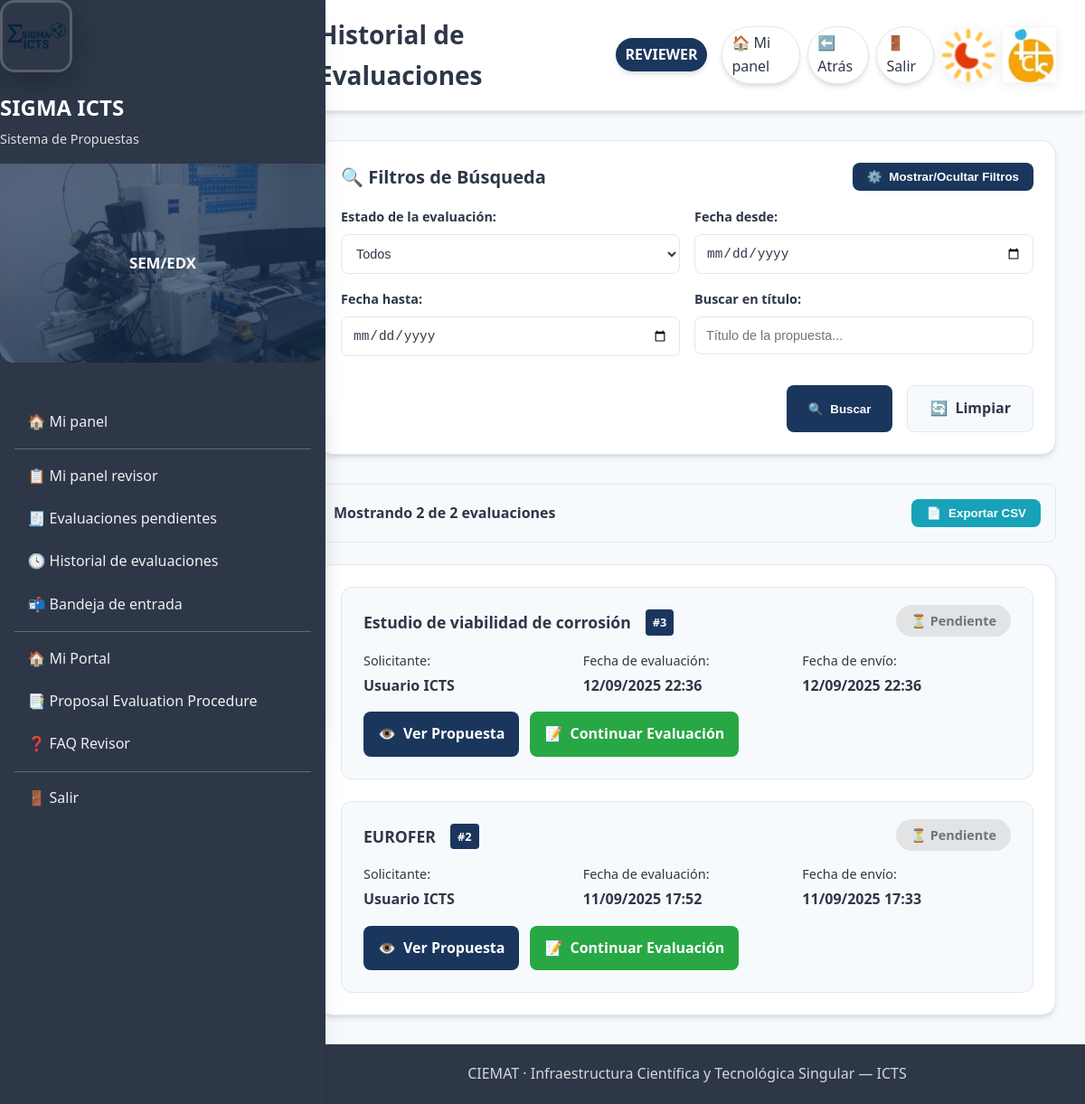
Before: /icts/reviews/history/ (signed in) with the older database file.
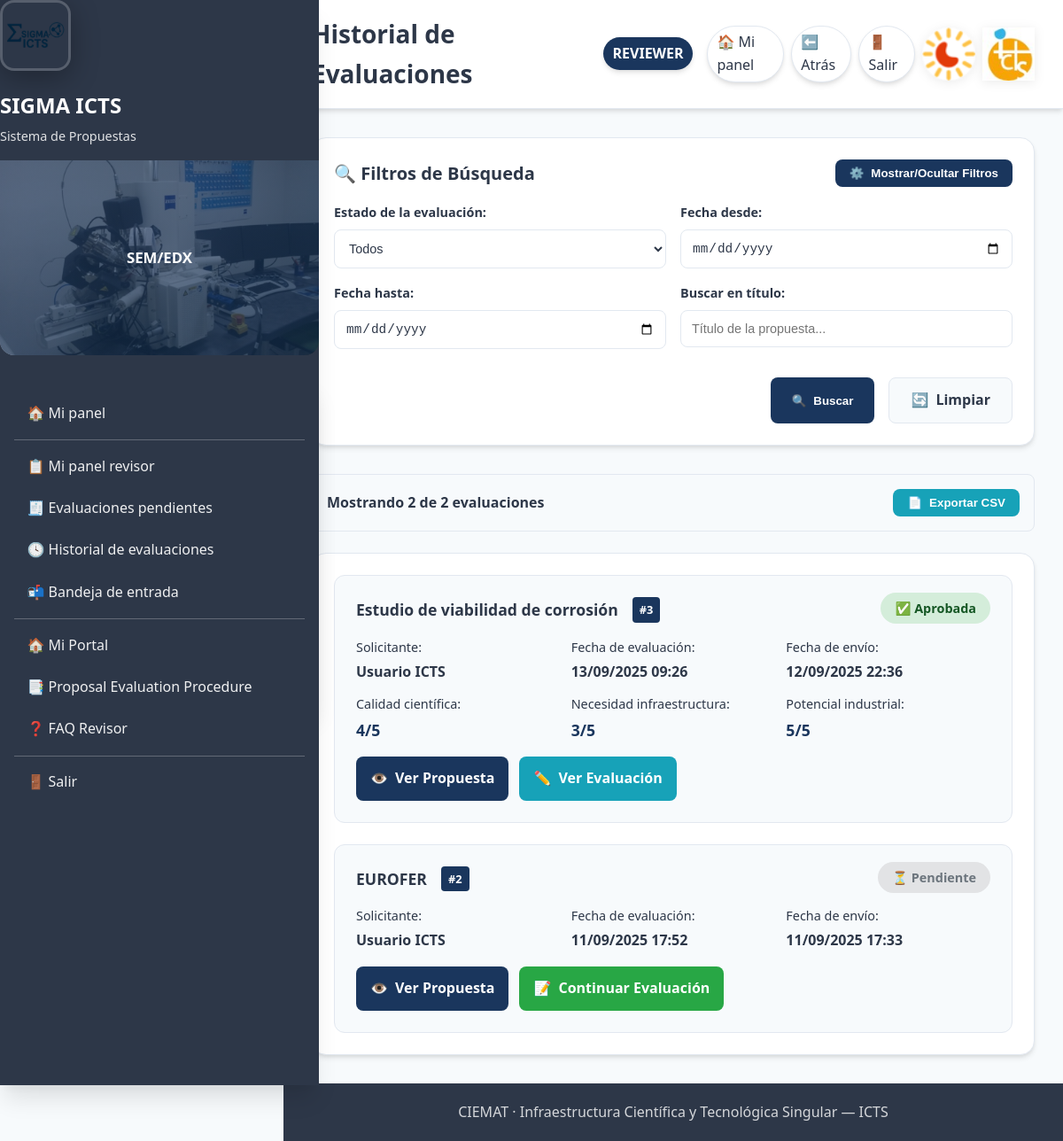
After: the same page with the newer database file.
### icts/models.py (models this page shows, shortened)
class ProposalReview(models.Model):
    DECISION = [
        ("pending", "Pending"),
        ("approve", "Approve"),
        ("request_changes", "Request changes"),
        ("reject", "Reject"),
    ]
    proposal = models.ForeignKey(
        AccessProposal, on_delete=models.CASCADE, related_name="reviews"
    )
    reviewer = models.ForeignKey(
        settings.AUTH_USER_MODEL, on_delete=models.CASCADE, related_name="icts_reviews"
    )
    decision = models.CharField(max_length=16, choices=DECISION, default="pending")
    comments = models.TextField(blank=True)
    updated_at = models.DateTimeField(auto_now=True)
    feasibility_ok = models.BooleanField(null=True, blank=True, help_text="Is this proposal technically feasible?")
    score_scientific_quality = models.IntegerField(
        null=True, blank=True,
        choices=[(i, i) for i in range(1, 6)],
        help_text="Scientific quality score (1-5)"
    )
    score_need_infrastructure = models.IntegerField(
        null=True, blank=True,
        choices=[(i, i) for i in range(1, 6)],
        help_text="Need for advanced infrastructure score (1-5)"
    )
    score_industrial_potential = models.IntegerField(
        null=True, blank=True,
        choices=[(i, i) for i in range(1, 6)],
        help_text="Industrial potential score (1-5)"
    )
    class Meta:
        unique_together = ("proposal", "reviewer")

class AccessProposal(models.Model):
    PROJECT_TYPE_CHOICES = [
        ("international", "International"),
        ("european", "European"),
        ("national", "National"),
        ("regional", "Regional"),
    ]
    STATUS_CHOICES = [
        ("draft", "Draft"),
        ("submitted", "Submitted"),
        ("accepted", "Accepted"),
        ("rejected", "Rejected"),
    ]
    applicant = models.ForeignKey(
        settings.AUTH_USER_MODEL,
        on_delete=models.CASCADE,
        related_name="icts_proposals",
    )
    title = models.CharField(max_length=200)
    scope = models.TextField(blank=True)
    facilities = models.ManyToManyField(Facility, blank=True)
    status = models.CharField(max_length=12, choices=STATUS_CHOICES, default="draft")
    created_at = models.DateTimeField(auto_now_add=True)
    is_new_request = models.BooleanField(default=True, help_text="Is this a new request?")
    previous_access = models.ForeignKey(
        'self',
        on_delete=models.SET_NULL,
        null=True,
        blank=True,
        help_text="Previous approved request to copy data from"
    )
    access_code = models.CharField(max_length=50, blank=True, help_text="Auto-generated access code")
    applicant_is_different = models.BooleanField(default=False)
    organization = models.CharField(max_length=200, blank=True, help_text="Center/Institution")
    contact_person = models.CharField(max_length=200, blank=True)
    email = models.EmailField(blank=True)
    phone = models.CharField(max_length=50, blank=True)
    project_name = models.CharField(max_length=200, blank=True)
    project_type = models.CharField(
        max_length=100,
        blank=True,
        choices=PROJECT_TYPE_CHOICES,
        help_text="International, European, National, Regional",
    )
    funding_source = models.CharField(max_length=200, blank=True)
    start_year = models.IntegerField(null=True, blank=True)
    end_year = models.IntegerField(null=True, blank=True)
    previous_experiments = models.TextField(blank=True)
    references = models.TextField(blank=True)
    facility_sem = models.BooleanField(default=False)
    facility_sem_fib = models.BooleanField(default=False)
    facility_imp = models.BooleanField(default=False)
    facility_sims = models.BooleanField(default=False)
    facility_confocal = models.BooleanField(default=False)
    facility_vdg = models.BooleanField(default=False)
    facility_profilometer = models.BooleanField(default=False)

### icts/views.py (the view, shortened to what this page needs)
# urls.py: path("reviews/history/", views.review_history, name="review_history"),
@login_required(login_url="/accounts/login/icts/")
@user_passes_test(is_reviewer)
@never_cache
def review_history(request):
    from django.core.paginator import Paginator
    from django.db.models import Q
    reviews = ProposalReview.objects.filter(
        reviewer=request.user
    ).select_related('proposal', 'proposal__applicant').order_by('-updated_at')
    decision = request.GET.get('decision')
    date_from = request.GET.get('date_from')
    date_to = request.GET.get('date_to')
    search = request.GET.get('search')
    if decision:
        reviews = reviews.filter(decision=decision)
    if date_from:
        reviews = reviews.filter(updated_at__date__gte=date_from)
    if date_to:
        reviews = reviews.filter(updated_at__date__lte=date_to)
    paginator = Paginator(reviews, 10)  # 10 evaluaciones por página
    page_number = request.GET.get('page')
    page_obj = paginator.get_page(page_number)
    context = {
        'reviews': page_obj,
        'total_reviews': reviews.count(),
        'is_paginated': page_obj.has_other_pages(),
        'page_obj': page_obj,
    }
    return render(request, "icts/review_history.html", context)

### accounts/templatetags/form_extras.py (called while the page is built)
@register.filter(name="has_group")
def has_group(user, group_name: str):
    try:
        return user.is_authenticated and user.groups.filter(name__iexact=group_name).exists()
    except Exception:
        return False

### icts/context_processors.py (called while the page is built)
def icts_ui(request):
    user = request.user
    role = ""
    if user.is_authenticated:
        if user.is_superuser:
            role = "Admin"
        elif user.groups.filter(name__iexact="managers").exists():
            role = "Manager"
        elif user.groups.filter(name__iexact="responsables").exists():
            role = "Responsable"
        elif user.groups.filter(name__iexact="revisores").exists():
            role = "Revisor"
        else:
            role = "Usuario"
    return {"icts_role_name": role}

### icts/views.py (called while the page is built)
def is_reviewer(user):
    return user.is_superuser or user.groups.filter(name__iexact="revisores").exists()

### sigmalab/context_processors.py (called while the page is built)
def lab_role(request):
    role = None
    if request.user.is_authenticated:
        if (request.user.is_superuser
            or request.user.groups.filter(name="Técnicos Σ-LAB").exists()):
            role = "TECNICO"
        else:
            role = "USUARIO"
    return {"LAB_ROLE": role}

### icts/templates/icts/review_history.html (shortened to what the changed rows need)
{% extends "base_icts.html" %}
{% load form_extras %}
{% block page_title %}Historial de Evaluaciones{% endblock %}
{% block content %}
<div class="history-container">
  <div class="reviews-section">
    {% if reviews %}
      <div class="reviews-list">
        {% for review in reviews %}
        <div class="review-item">
          <div class="review-header">
            <div class="review-title">
              <h4 class="proposal-title">{{ review.proposal.title|default:"(Sin título)" }}</h4>
              <span class="proposal-id">#{{ review.proposal.id }}</span>
            </div>
            <div class="review-status">
              <span class="status-badge decision-{{ review.decision }}">
                {% if review.decision == 'approve' %}✅ Aprobada
                {% elif review.decision == 'reject' %}❌ Rechazada
                {% elif review.decision == 'request_changes' %}🔄 Cambios solicitados
                {% else %}⏳ Pendiente{% endif %}
              </span>
            </div>
          </div>
          <div class="review-details">
            <div class="detail-grid">
              <div class="detail-item">
                <span class="detail-label">Solicitante:</span>
                <span class="detail-value">{{ review.proposal.applicant.get_full_name|default:review.proposal.applicant.get_username }}</span>
              </div>
              <div class="detail-item">
                <span class="detail-label">Fecha de evaluación:</span>
                <span class="detail-value">{{ review.updated_at|date:"d/m/Y H:i" }}</span>
              </div>
              <div class="detail-item">
                <span class="detail-label">Fecha de envío:</span>
                <span class="detail-value">{{ review.proposal.created_at|date:"d/m/Y H:i" }}</span>
              </div>
              {% if review.score_scientific_quality %}
              <div class="detail-item">
                <span class="detail-label">Calidad científica:</span>
                <span class="detail-value score">{{ review.score_scientific_quality }}/5</span>
              </div>
              {% endif %}
              {% if review.score_need_infrastructure %}
              <div class="detail-item">
                <span class="detail-label">Necesidad infraestructura:</span>
                <span class="detail-value score">{{ review.score_need_infrastructure }}/5</span>
              </div>
              {% endif %}
              {% if review.score_industrial_potential %}
              <div class="detail-item">
                <span class="detail-label">Potencial industrial:</span>
                <span class="detail-value score">{{ review.score_industrial_potential }}/5</span>
              </div>
              {% endif %}
            </div>
          </div>
          <div class="review-actions">
            <a href="{% url 'icts:proposal_detail' review.proposal.pk %}" class="action-btn view">
              <span class="btn-icon">👁️</span>
              <span class="btn-text">Ver Propuesta</span>
            </a>
            {% if review.decision == 'pending' %}
            <a href="{% url 'icts:review_start' review.proposal.pk %}" class="action-btn evaluate">
              <span class="btn-icon">📝</span>
              <span class="btn-text">Continuar Evaluación</span>
            </a>
            {% else %}
            <a href="{% url 'icts:review_start' review.proposal.pk %}" class="action-btn edit">
              <span class="btn-icon">✏️</span>
              <span class="btn-text">Ver Evaluación</span>
            </a>
            {% endif %}
          </div>
        </div>
        {% endfor %}
      </div>
    {% endif %}
  </div>
</div>
{% endblock %}

Changed rows visible on the page:
changed ProposalReview "Estudio de viabilidad de corrosión": updated_at "12/09/2025 22:36" → "13/09/2025 09:26"; score_scientific_quality (not shown) → "4"; score_need_infrastructure (not shown) → "3"; score_industrial_potential (not shown) → "5"; decision "⏳ Pendiente 📝 Continuar Evaluación" → "✅ Aprobada ✏️ Ver Evaluación"
